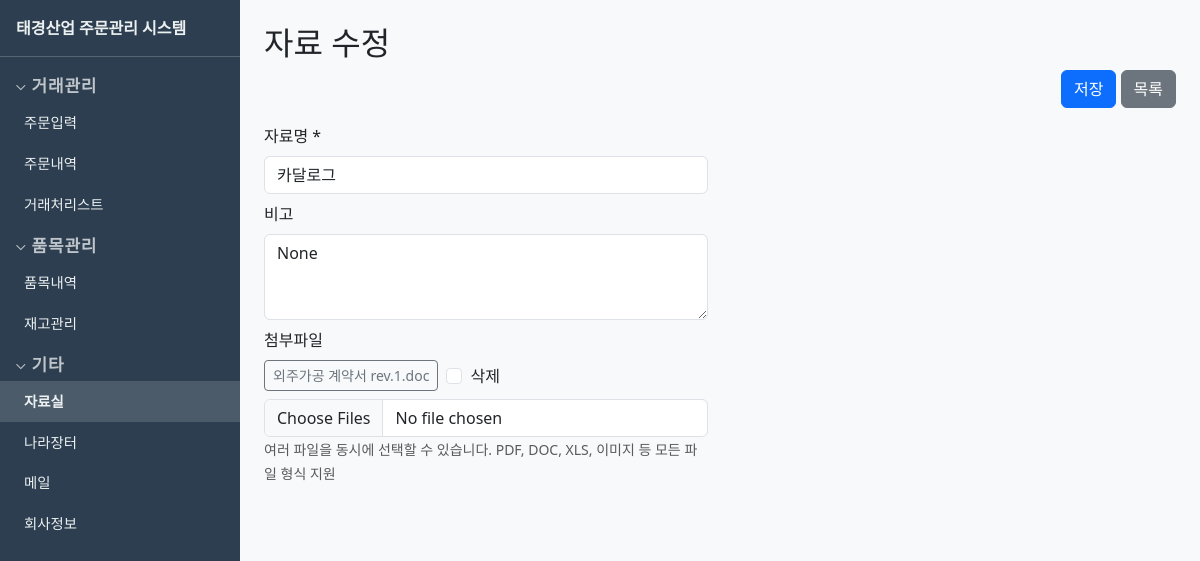
The app's page /documents/1/edit with its own data.
### models.py (models this page shows)
class Document(db.Model):
    __tablename__ = "documents"
    id = db.Column(db.Integer, primary_key=True)
    code = db.Column(db.String(10), unique=True)
    name = db.Column(db.String(200), nullable=False)
    spec = db.Column(db.String(200))
    memo = db.Column(db.String(500))
    file_path = db.Column(db.String(500))
    file_name = db.Column(db.String(255))
    created_at = db.Column(db.DateTime, default=datetime.utcnow)
    updated_at = db.Column(db.DateTime, default=datetime.utcnow, onupdate=datetime.utcnow)
    files = db.relationship("DocumentFile", backref="document", lazy=True, cascade="all, delete-orphan")

class DocumentFile(db.Model):
    __tablename__ = "document_files"
    id = db.Column(db.Integer, primary_key=True)
    document_id = db.Column(db.Integer, db.ForeignKey("documents.id"), nullable=False)
    file_path = db.Column(db.String(500), nullable=False)
    file_name = db.Column(db.String(255), nullable=False)
    created_at = db.Column(db.DateTime, default=datetime.utcnow)

### routes.py (the view, shortened to what this page needs)
    @app.route("/documents/<int:id>/edit", methods=["GET", "POST"])
    def document_edit(id):
        doc = Document.query.get_or_404(id)
        return render_template("documents/form.html", document=doc)

### templates/documents/form.html (shortened to what this page needs)
{% extends "base.html" %}
{% block content %}
<form method="post" enctype="multipart/form-data">
  <h2 class="mb-2">{{ '자료 수정' if document else '자료 추가' }}</h2>
  <div class="page-actions mb-3">
    <button type="submit" class="btn btn-primary">저장</button>
    <a class="btn btn-secondary" href="{{ url_for('document_list') }}">목록</a>
  </div>
  <div class="row">
    <div class="col-md-6">
      <div class="mb-2">
        <label class="form-label">자료명 *</label>
        <input type="text" name="name" class="form-control" required value="{{ document.name if document else '' }}">
      </div>
      <div class="mb-2">
        <label class="form-label">비고</label>
        <textarea name="memo" class="form-control" rows="3" placeholder="비고">{{ document.memo if document else '' }}</textarea>
      </div>
      <div class="mb-2">
        <label class="form-label">첨부파일</label>
        {% if document and (document.files or document.file_path) %}
        <div class="mb-2">
          {% for df in document.files %}
          <div class="d-flex align-items-center gap-2 mb-1">
            <a href="{{ url_for('document_file_download', doc_id=document.id, file_id=df.id) }}" class="btn btn-outline-secondary btn-sm" target="_blank">{{ df.file_name }}</a>
            <label class="form-check form-check-inline mb-0">
              <input type="checkbox" name="remove_file_id" value="{{ df.id }}" class="form-check-input"> 삭제
            </label>
          </div>
          {% endfor %}
        </div>
        {% endif %}
        <input type="file" name="file" class="form-control" accept="*/*" multiple>
        <small class="text-muted">여러 파일을 동시에 선택할 수 있습니다. PDF, DOC, XLS, 이미지 등 모든 파일 형식 지원</small>
      </div>
    </div>
  </div>
</form>
{% endblock %}

### templates/base.html (style rules this page uses)
body { display: flex; min-height: 100vh; margin: 0; }
.page-actions { text-align: right; margin-bottom: 1rem; }

### records on screen
Document: name "카달로그", memo "None"
DocumentFile: file_name "외주가공 계약서 rev.1.doc"

### other values on screen
{{ '자료 수정' if document else '자료 추가' }} "자료 수정"
